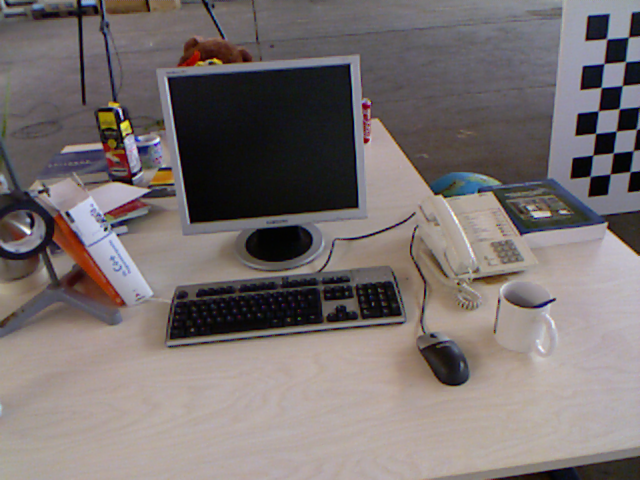
#> input picture rgb1.png, 640 x 480 px
$ jupyter execute --allow-errors code.ipynb
#> lines starting #> are read from the running program, lines starting #| are printed output that depends on the picture
[cell 1]
import numpy as np
import cv2
from plyfile import PlyData, PlyElement

#> (a cell that did not finish here is left out)

[cell 3]
# Pose Estimation:

# [18 lines left out: function estimate_pose, not called in this run]

[cell 4]
# Part 5: Finis Coronat Opus
# [25 lines left out: functions transform_points, get_colored_3d_points, not called in this run]

# Load the images
image1 = cv2.imread("rgb1.png")
#> image1 is the input picture: shape (480, 640, 3); mean B, G, R 112.1, 112.7, 120.9
image2 = cv2.imread("rgb2.png")
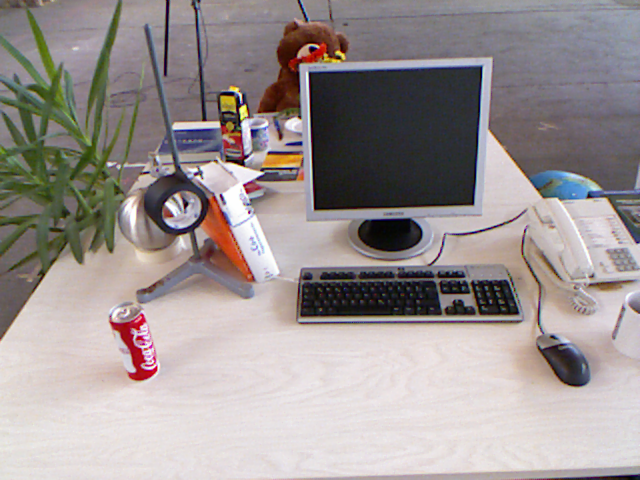
#> input picture rgb2.png, 640 x 480 px
#> image2 is the input picture: shape (480, 640, 3); mean B, G, R 147.3, 147.9, 156.1
image3 = cv2.imread("rgb3.png")
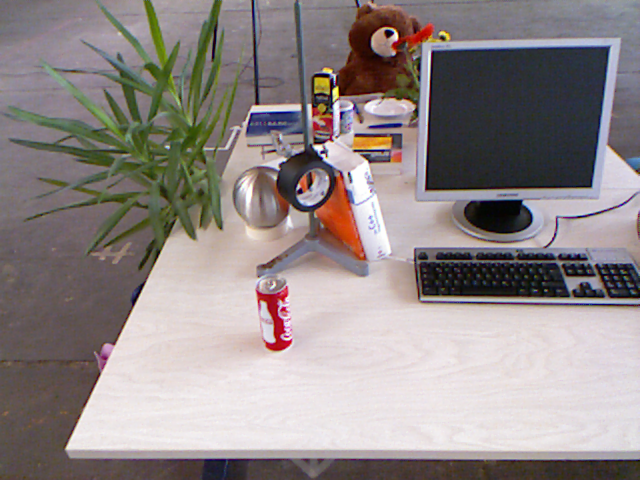
#> input picture rgb3.png, 640 x 480 px
#> image3 is the input picture: shape (480, 640, 3); mean B, G, R 136.4, 136.9, 145.7

depth1 = cv2.imread("depth1.png", cv2.IMREAD_ANYDEPTH)
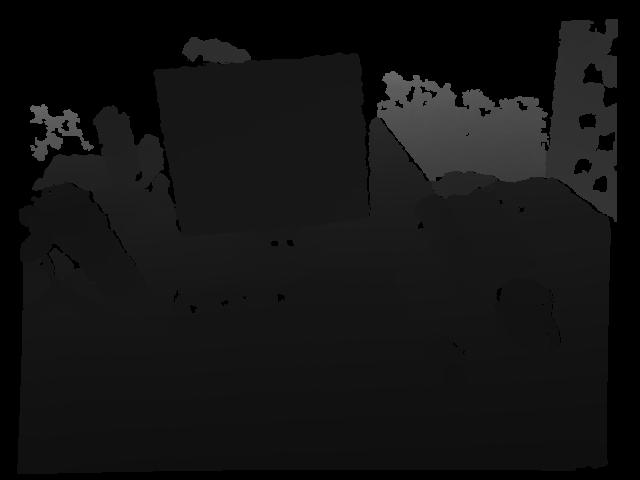
#> input picture depth1.png, 640 x 480 px
#> depth1 is the input picture: shape (480, 640) uint16; min 0, max 26394, mean 4920.3
depth2 = cv2.imread("depth2.png", cv2.IMREAD_ANYDEPTH)
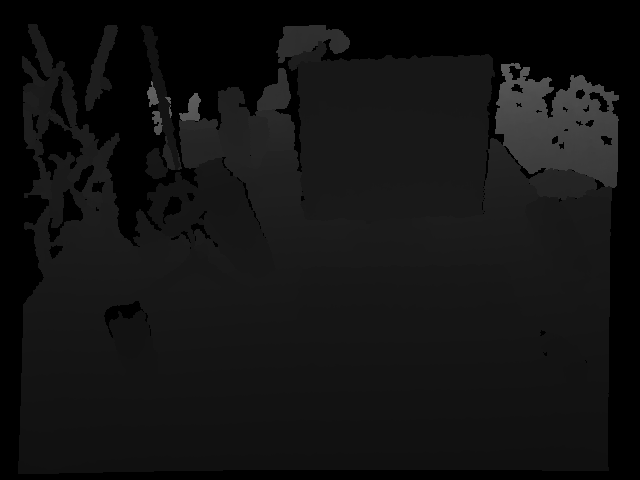
#> input picture depth2.png, 640 x 480 px
#> depth2 is the input picture: shape (480, 640) uint16; min 0, max 26028, mean 4669.7
depth3 = cv2.imread("depth3.png", cv2.IMREAD_ANYDEPTH)
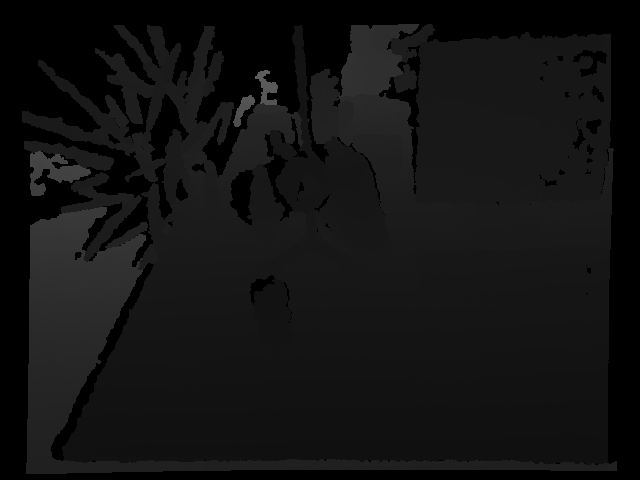
#> input picture depth3.png, 640 x 480 px
#> depth3 is the input picture: shape (480, 640) uint16; min 0, max 24979, mean 4775.1
#> `gray1 = cv2.cvtColor(image1, cv2.COLOR_BGR2GRAY)`:
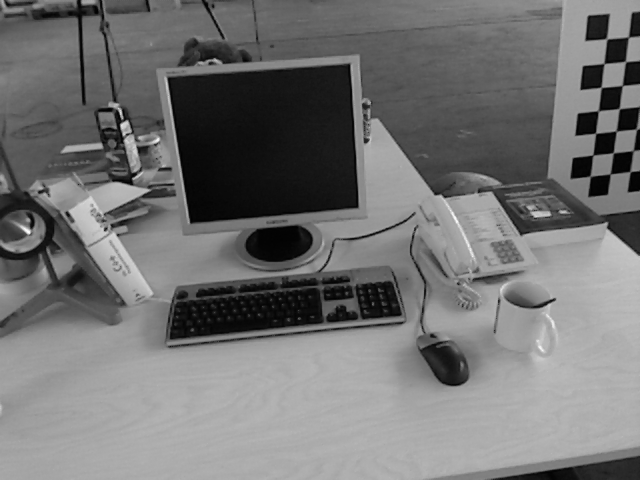
#> gray1: shape (480, 640); min 1, max 254, mean 115.1
#> `gray2 = cv2.cvtColor(image2, cv2.COLOR_BGR2GRAY)`:
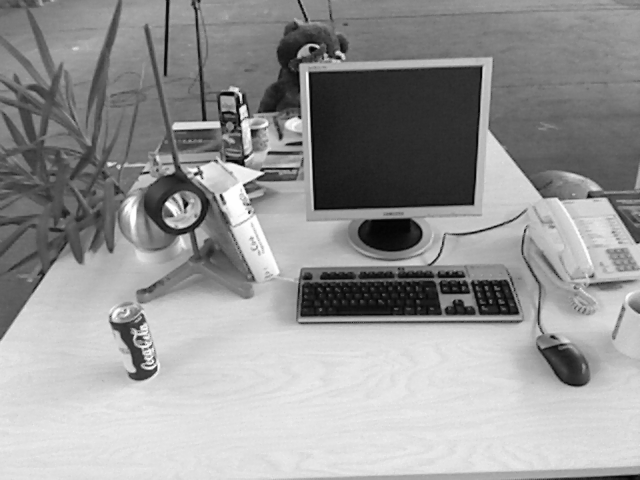
#> gray2: shape (480, 640); min 1, max 254, mean 150.3
#> `gray3 = cv2.cvtColor(image3, cv2.COLOR_BGR2GRAY)`:
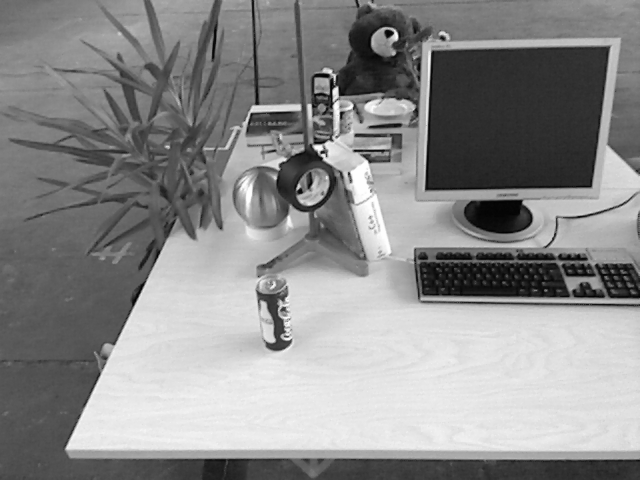
#> gray3: shape (480, 640); min 1, max 254, mean 139.5

#> (the rest of this cell did not finish here and is left out)
